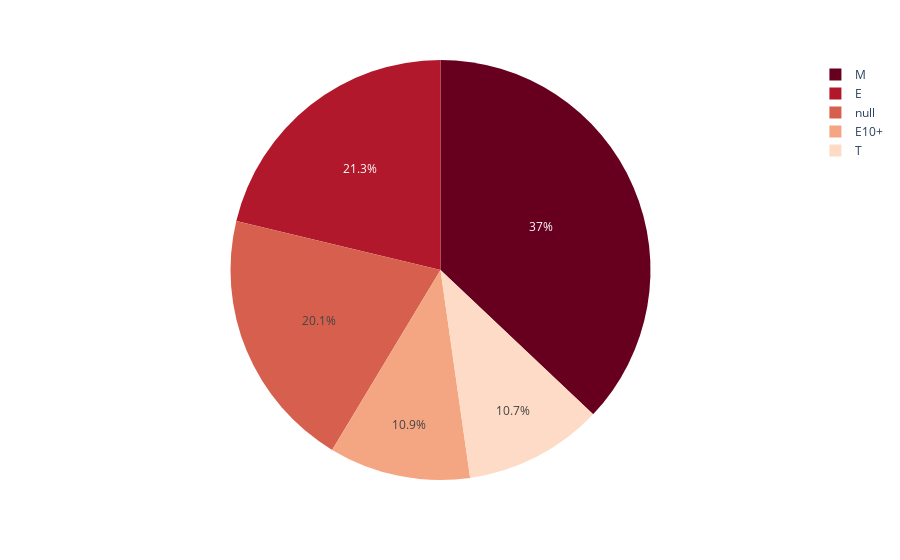

The notebook cell saved with this chart:
### Code cell
fig = px.pie(df_actual, values='eu_sales', names='rating', color_discrete_sequence=px.colors.sequential.RdBu)
fig.show()

### Figure 1 — Plotly figure (JSON) as saved in the notebook; plotly's stock layout.template omitted (floating-point values rounded to 4 significant figures; data arrays with more than 128 entries replaced by an {"elided": "..."} marker saying what was removed)
{"data": [{"domain": {"x": [0, 1], "y": [0, 1]}, "hovertemplate": "rating=%{label}<br>eu_sales=%{value}<extra></extra>", "labels": {"elided": "2233 str values"}, "legendgroup": "", "name": "", "showlegend": true, "type": "pie", "values": {"elided": "2233 float values"}}], "layout": {"legend": {"tracegroupgap": 0}, "margin": {"t": 60}, "piecolorway": ["rgb(103,0,31)", "rgb(178,24,43)", "rgb(214,96,77)", "rgb(244,165,130)", "rgb(253,219,199)", "rgb(247,247,247)", "rgb(209,229,240)", "rgb(146,197,222)", "rgb(67,147,195)", "rgb(33,102,172)", "rgb(5,48,97)"]}}
